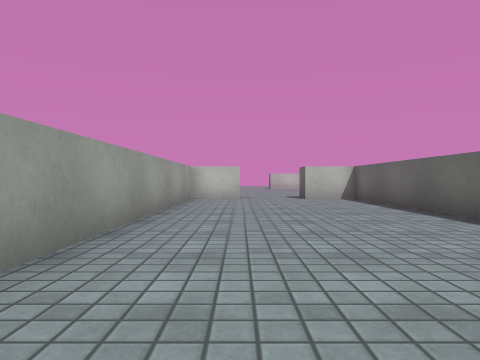
view 1 (above)

17 first-person views from a walk through a scene from a Unity 3-D project. The camera is 0.58 m above the floor, looks level and sees 70° across. The floor is counted in squares, 1 m on a side. Each view is taken from the middle of a square. On the plan, view 1 faces up. The plan holds only what a view shows up to about 9 squares ahead; the rest is blank. The place goes on beyond the plan. The player is left out. Surface patterns are stand-ins for the level's own textures.

view 2
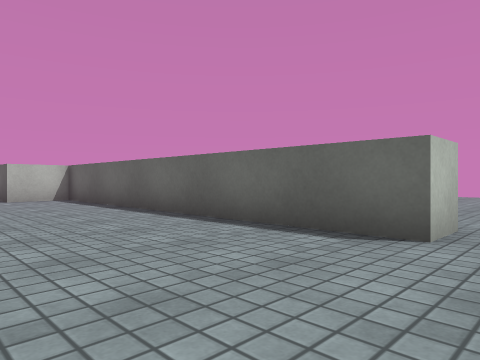

view 3
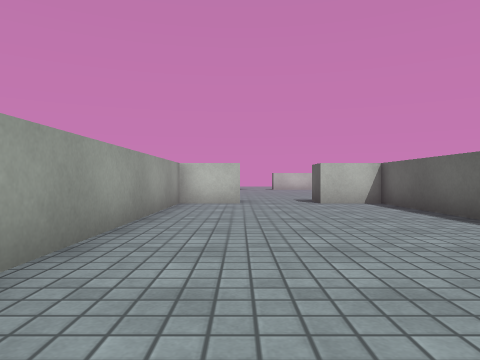

view 4
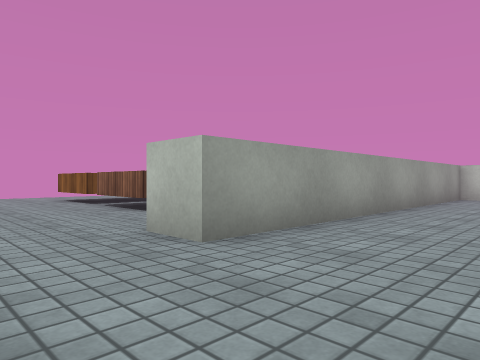

view 5
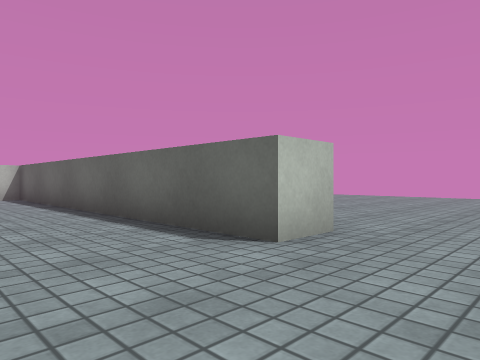

view 6
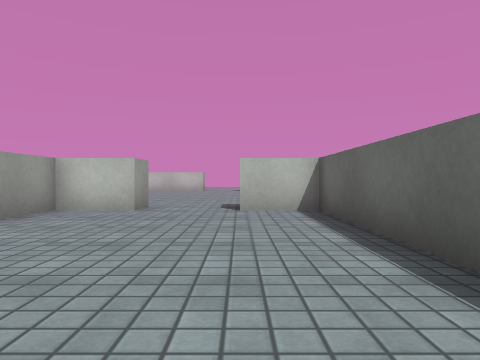

view 7
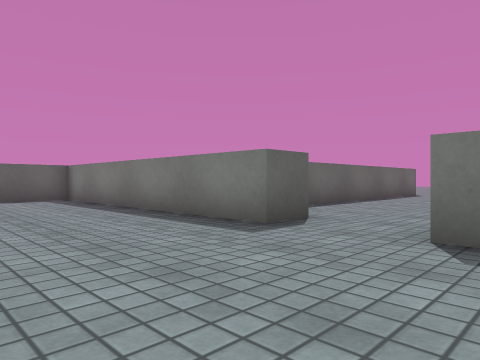

view 8
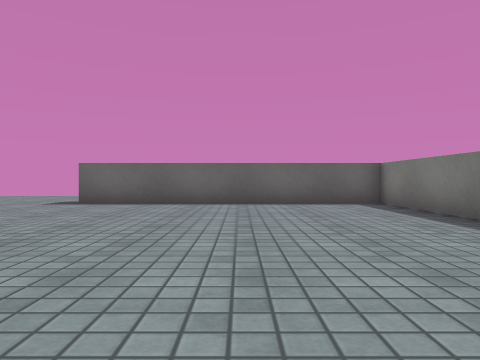

view 9
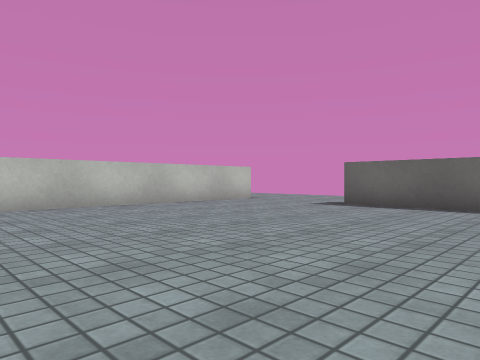

view 10
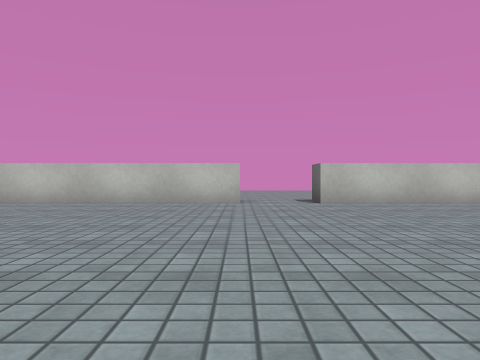

view 11
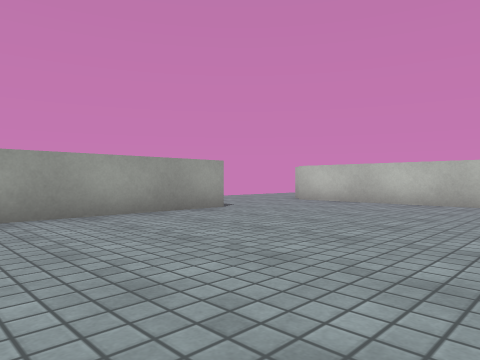

view 12
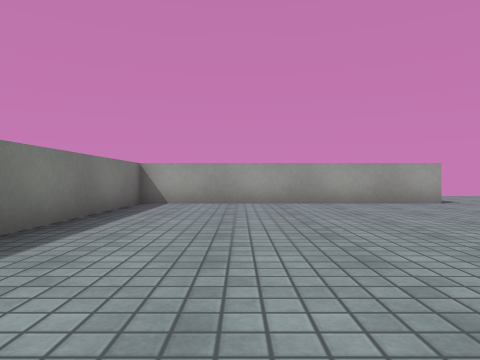

view 13
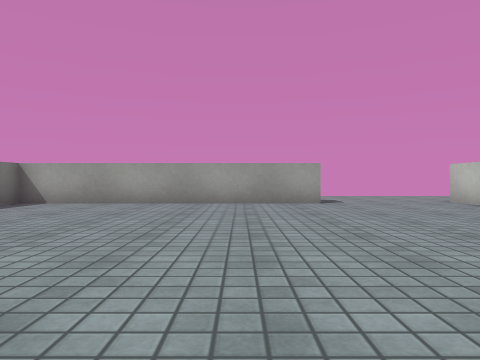

view 14
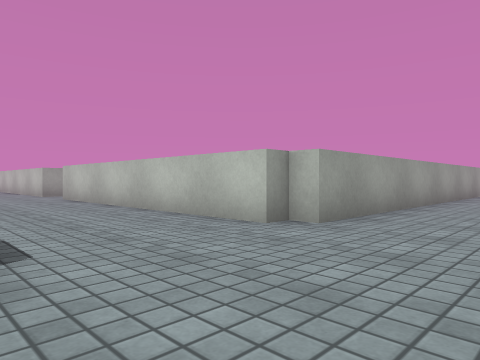

view 15
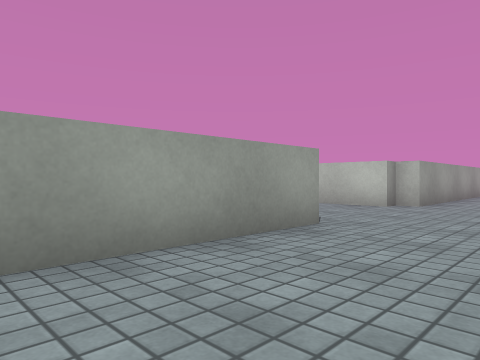

view 16
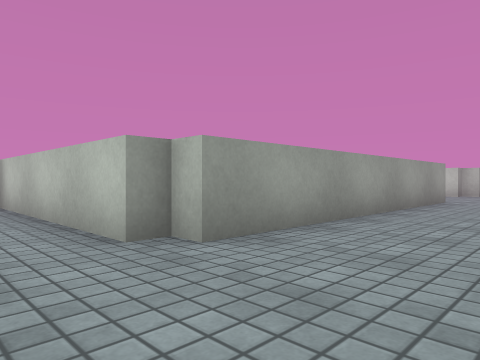

view 17
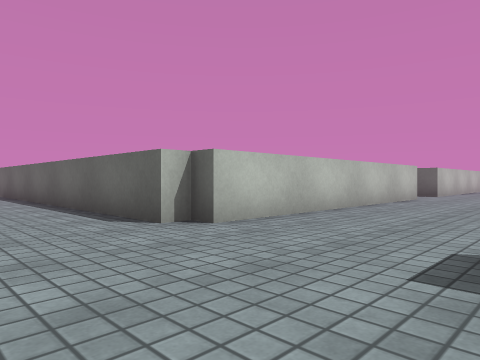

### Floor plan
Points are (right, up) in squares from view 1. A wall is a line through its corners. A room is listed if a view was taken in it or the views show most of it. See-through windows are left out.
Room 1 (views 1, 2, 3, 4, 5, 6)
walls: (4.5, 1) (3.5, 1) (3.5, 10.5) (2, 10.5); (0, 10.5) (-1.5, 10.5) (-1.5, 1) (-2.5, 1)
ways out: opening at (0.5, 11) to room 2; opening at (4, -0.5) to room 3; opening at (-2, -0.5)
Room 2 (views 7, 8, 9, 10, 11, 12, 13, 14, 15, 17)
walls: (0, 22.5) (-8, 22.5) (-8, 23) (-8.5, 23) (-8.5, 29.2); (-0.5, 11.5) (0, 11.5) (0, 10.5); (2, 10.5) (2, 11.5) (9.5, 11.5) (9.5, 19); (-7.5, 19) (-7.5, 11.5) (-2.5, 11.5); (10.5, 19) (10.5, 11); (10, 11) (10, 10.5); (10.5, 29.2) (10.5, 23) (10, 23) (10, 22.5) (2, 22.5)
ways out: opening at (0.5, 11) to room 1; opening at (12, 10.3) to room 3; opening at (0.5, 23)
Room 3 (view 16)
walls: (10, 10.5) (4.5, 10.5); (10.5, 11) (10, 11)
ways out: opening at (4, -0.5) to room 1; opening at (12, 10.3) to room 2

Positions as (right, up) in squares from view 1, and headings:
1: (0, 0), facing up
2: (0, 0), facing up-right
3: (0, 2), facing up
4: (1, -1), facing up-left
5: (1, -1), facing up-right
6: (2, 4), facing up
7: (-1, 15), facing down-right
8: (1, 15), facing right
9: (2, 15), facing up-right
10: (0, 14), facing up
11: (-2, 14), facing up-left
12: (1, 14), facing left
13: (1, 17), facing left
14: (13, 19), facing up-left
15: (13, 15), facing up-left
16: (13, 9), facing up-left
17: (-11, 19), facing up-right
